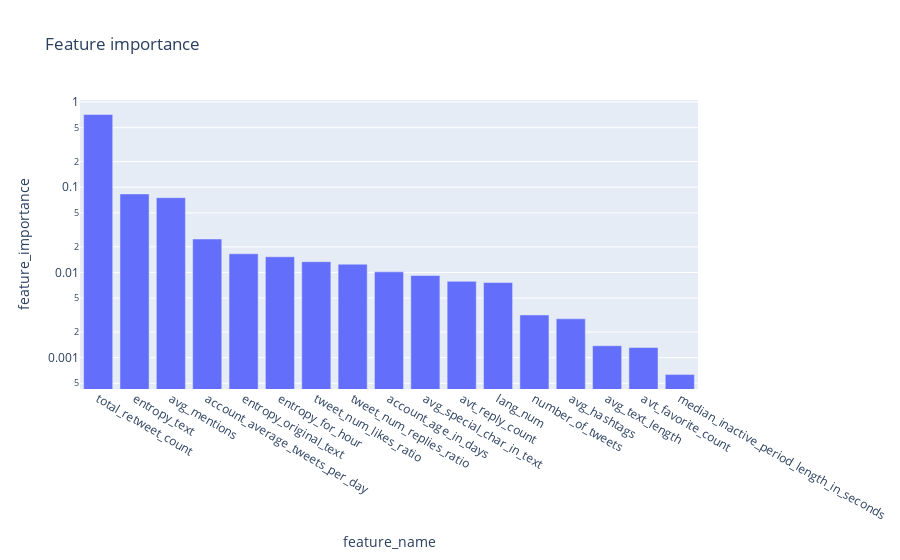

This figure's notebook cell:
### Code cell
useless_features = plot_feature_importance(df, label, max_tree_depth=5)

### Figure 1 — Plotly figure (JSON) as saved in the notebook; plotly's stock layout.template omitted (floating-point values rounded to 4 significant figures)
{"data": [{"alignmentgroup": "True", "hovertemplate": "feature_name=%{x}<br>feature_importance=%{y}<extra></extra>", "legendgroup": "", "marker": {"color": "#636efa", "pattern": {"shape": ""}}, "name": "", "offsetgroup": "", "orientation": "v", "showlegend": false, "textposition": "auto", "type": "bar", "x": ["total_retweet_count", "entropy_text", "avg_mentions", "account_average_tweets_per_day", "entropy_original_text", "entropy_for_hour", "tweet_num_likes_ratio", "tweet_num_replies_ratio", "account_age_in_days", "avg_special_char_in_text", "avt_reply_count", "lang_num", "number_of_tweets", "avg_hashtags", "avg_text_length", "avt_favorite_count", "median_inactive_period_length_in_seconds"], "xaxis": "x", "y": [0.7145, 0.08345, 0.07543, 0.02469, 0.01658, 0.01526, 0.01338, 0.0125, 0.01016, 0.009218, 0.007861, 0.007618, 0.003171, 0.002857, 0.001381, 0.001316, 0.0006337], "yaxis": "y"}], "layout": {"barmode": "relative", "legend": {"tracegroupgap": 0}, "title": {"text": "Feature importance"}, "xaxis": {"anchor": "y", "domain": [0, 1], "title": {"text": "feature_name"}}, "yaxis": {"anchor": "x", "domain": [0, 1], "title": {"text": "feature_importance"}, "type": "log"}}}
